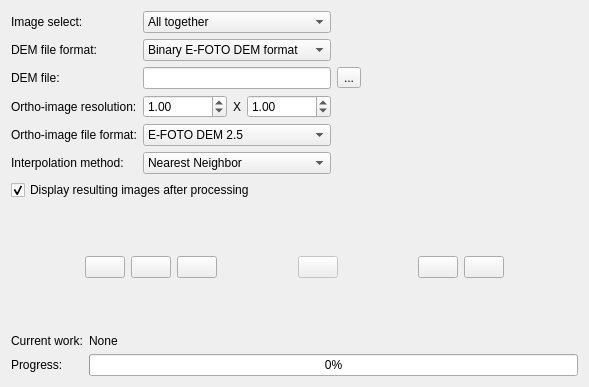
<?xml version="1.0" encoding="UTF-8"?>
<ui version="4.0">
 <class>OrthoForm</class>
 <widget class="QWidget" name="OrthoForm">
  <property name="geometry">
   <rect>
    <x>0</x>
    <y>0</y>
    <width>589</width>
    <height>387</height>
   </rect>
  </property>
  <property name="windowTitle">
   <string>Ortho-rectification</string>
  </property>
  <property name="windowIcon">
   <iconset resource="../resource/resource.qrc">
    <normaloff>:/icon/WindowIcon.png</normaloff>:/icon/WindowIcon.png</iconset>
  </property>
  <layout class="QGridLayout" name="gridLayout_2">
   <item row="0" column="0">
    <layout class="QGridLayout" name="gridLayout_3">
     <item row="0" column="0">
      <widget class="QLabel" name="label">
       <property name="text">
        <string>Image select:</string>
       </property>
      </widget>
     </item>
     <item row="0" column="1">
      <widget class="QComboBox" name="comboBox">
       <item>
        <property name="text">
         <string>All together</string>
        </property>
       </item>
       <item>
        <property name="text">
         <string>All individually</string>
        </property>
       </item>
      </widget>
     </item>
     <item row="0" column="2">
      <spacer name="horizontalSpacer">
       <property name="orientation">
        <enum>Qt::Horizontal</enum>
       </property>
       <property name="sizeHint" stdset="0">
        <size>
         <width>40</width>
         <height>20</height>
        </size>
       </property>
      </spacer>
     </item>
     <item row="1" column="0">
      <widget class="QLabel" name="label_30">
       <property name="text">
        <string>DEM file format:</string>
       </property>
      </widget>
     </item>
     <item row="1" column="1">
      <widget class="QComboBox" name="comboBox2">
       <property name="currentIndex">
        <number>0</number>
       </property>
       <item>
        <property name="text">
         <string>Binary E-FOTO DEM format</string>
        </property>
       </item>
       <item>
        <property name="text">
         <string>ASCII 3D points</string>
        </property>
       </item>
      </widget>
     </item>
     <item row="1" column="2">
      <spacer name="horizontalSpacer_2">
       <property name="orientation">
        <enum>Qt::Horizontal</enum>
       </property>
       <property name="sizeHint" stdset="0">
        <size>
         <width>40</width>
         <height>20</height>
        </size>
       </property>
      </spacer>
     </item>
     <item row="2" column="0">
      <widget class="QLabel" name="label_2">
       <property name="text">
        <string>DEM file:</string>
       </property>
      </widget>
     </item>
     <item row="2" column="1">
      <widget class="QLineEdit" name="lineEdit">
       <property name="readOnly">
        <bool>true</bool>
       </property>
      </widget>
     </item>
     <item row="2" column="2">
      <widget class="QToolButton" name="loadDemButton">
       <property name="toolTip">
        <string>Load DEM</string>
       </property>
       <property name="text">
        <string>...</string>
       </property>
      </widget>
     </item>
     <item row="2" column="3">
      <spacer name="horizontalSpacer_3">
       <property name="orientation">
        <enum>Qt::Horizontal</enum>
       </property>
       <property name="sizeHint" stdset="0">
        <size>
         <width>40</width>
         <height>20</height>
        </size>
       </property>
      </spacer>
     </item>
     <item row="3" column="0">
      <widget class="QLabel" name="label_4">
       <property name="text">
        <string>Ortho-image resolution:</string>
       </property>
      </widget>
     </item>
     <item row="3" column="1">
      <layout class="QHBoxLayout" name="horizontalLayout">
       <item>
        <widget class="QDoubleSpinBox" name="doubleSpinBox1">
         <property name="minimum">
          <double>0.010000000000000</double>
         </property>
         <property name="maximum">
          <double>1000000.000000000000000</double>
         </property>
         <property name="value">
          <double>1.000000000000000</double>
         </property>
        </widget>
       </item>
       <item>
        <widget class="QLabel" name="label_5">
         <property name="text">
          <string>X</string>
         </property>
         <property name="alignment">
          <set>Qt::AlignCenter</set>
         </property>
        </widget>
       </item>
       <item>
        <widget class="QDoubleSpinBox" name="doubleSpinBox2">
         <property name="minimum">
          <double>0.010000000000000</double>
         </property>
         <property name="maximum">
          <double>1000000.000000000000000</double>
         </property>
         <property name="value">
          <double>1.000000000000000</double>
         </property>
        </widget>
       </item>
      </layout>
     </item>
     <item row="3" column="2">
      <spacer name="horizontalSpacer_7">
       <property name="orientation">
        <enum>Qt::Horizontal</enum>
       </property>
       <property name="sizeHint" stdset="0">
        <size>
         <width>40</width>
         <height>20</height>
        </size>
       </property>
      </spacer>
     </item>
     <item row="4" column="0">
      <widget class="QLabel" name="label_6">
       <property name="text">
        <string>Ortho-image file format:</string>
       </property>
      </widget>
     </item>
     <item row="4" column="1">
      <widget class="QComboBox" name="comboBox3">
       <item>
        <property name="text">
         <string>E-FOTO DEM 2.5</string>
        </property>
       </item>
      </widget>
     </item>
     <item row="4" column="2">
      <spacer name="horizontalSpacer_8">
       <property name="orientation">
        <enum>Qt::Horizontal</enum>
       </property>
       <property name="sizeHint" stdset="0">
        <size>
         <width>40</width>
         <height>20</height>
        </size>
       </property>
      </spacer>
     </item>
     <item row="5" column="0">
      <widget class="QLabel" name="label_8">
       <property name="text">
        <string>Interpolation method:</string>
       </property>
      </widget>
     </item>
     <item row="5" column="1">
      <widget class="QComboBox" name="comboBox4">
       <item>
        <property name="text">
         <string>Nearest Neighbor</string>
        </property>
       </item>
       <item>
        <property name="text">
         <string>Bilinear</string>
        </property>
       </item>
       <item>
        <property name="text">
         <string>Bicubic</string>
        </property>
       </item>
       <item>
        <property name="text">
         <string>Lagrange</string>
        </property>
       </item>
      </widget>
     </item>
     <item row="5" column="2">
      <spacer name="horizontalSpacer_9">
       <property name="orientation">
        <enum>Qt::Horizontal</enum>
       </property>
       <property name="sizeHint" stdset="0">
        <size>
         <width>40</width>
         <height>20</height>
        </size>
       </property>
      </spacer>
     </item>
    </layout>
   </item>
   <item row="1" column="0">
    <widget class="QCheckBox" name="checkBox">
     <property name="text">
      <string>Display resulting images after processing</string>
     </property>
     <property name="checked">
      <bool>true</bool>
     </property>
    </widget>
   </item>
   <item row="2" column="0">
    <spacer name="verticalSpacer">
     <property name="orientation">
      <enum>Qt::Vertical</enum>
     </property>
     <property name="sizeHint" stdset="0">
      <size>
       <width>566</width>
       <height>11</height>
      </size>
     </property>
    </spacer>
   </item>
   <item row="3" column="0">
    <layout class="QHBoxLayout" name="horizontalLayout_2">
     <item>
      <spacer name="horizontalSpacer_5">
       <property name="orientation">
        <enum>Qt::Horizontal</enum>
       </property>
       <property name="sizeHint" stdset="0">
        <size>
         <width>40</width>
         <height>20</height>
        </size>
       </property>
      </spacer>
     </item>
     <item>
      <widget class="QPushButton" name="orthoButton">
       <property name="toolTip">
        <string>Run ortho-rectification</string>
       </property>
       <property name="text">
        <string/>
       </property>
       <property name="icon">
        <iconset resource="../resource/resource.qrc">
         <normaloff>:/icon/ortho.png</normaloff>:/icon/ortho.png</iconset>
       </property>
       <property name="iconSize">
        <size>
         <width>30</width>
         <height>30</height>
        </size>
       </property>
      </widget>
     </item>
     <item>
      <widget class="QPushButton" name="orthoButtonGeoTiff">
       <property name="toolTip">
        <string>Run ortho-rectification and saving in GeoTIFF format</string>
       </property>
       <property name="text">
        <string/>
       </property>
       <property name="icon">
        <iconset resource="../resource/resource.qrc">
         <normaloff>:/icon/orthoTiff.png</normaloff>:/icon/orthoTiff.png</iconset>
       </property>
       <property name="iconSize">
        <size>
         <width>30</width>
         <height>30</height>
        </size>
       </property>
      </widget>
     </item>
     <item>
      <widget class="QPushButton" name="loadButton">
       <property name="toolTip">
        <string>Load ortho-rectification</string>
       </property>
       <property name="text">
        <string/>
       </property>
       <property name="icon">
        <iconset resource="../resource/resource.qrc">
         <normaloff>:/icon/fileopen.png</normaloff>:/icon/fileopen.png</iconset>
       </property>
       <property name="iconSize">
        <size>
         <width>30</width>
         <height>30</height>
        </size>
       </property>
      </widget>
     </item>
     <item>
      <spacer name="horizontalSpacer_4">
       <property name="orientation">
        <enum>Qt::Horizontal</enum>
       </property>
       <property name="sizeHint" stdset="0">
        <size>
         <width>40</width>
         <height>20</height>
        </size>
       </property>
      </spacer>
     </item>
     <item>
      <widget class="QPushButton" name="orthoQualityButton">
       <property name="enabled">
        <bool>false</bool>
       </property>
       <property name="toolTip">
        <string>Open Ortho-image Quality Tool</string>
       </property>
       <property name="text">
        <string/>
       </property>
       <property name="icon">
        <iconset resource="../resource/resource.qrc">
         <normaloff>:/icon/markIcon.png</normaloff>:/icon/markIcon.png</iconset>
       </property>
       <property name="iconSize">
        <size>
         <width>30</width>
         <height>30</height>
        </size>
       </property>
      </widget>
     </item>
     <item>
      <spacer name="horizontalSpacer_10">
       <property name="orientation">
        <enum>Qt::Horizontal</enum>
       </property>
       <property name="sizeHint" stdset="0">
        <size>
         <width>40</width>
         <height>20</height>
        </size>
       </property>
      </spacer>
     </item>
     <item>
      <widget class="QPushButton" name="abortButton">
       <property name="toolTip">
        <string>Abort current operation</string>
       </property>
       <property name="text">
        <string/>
       </property>
       <property name="icon">
        <iconset resource="../resource/resource.qrc">
         <normaloff>:/icon/abort.png</normaloff>:/icon/abort.png</iconset>
       </property>
       <property name="iconSize">
        <size>
         <width>30</width>
         <height>30</height>
        </size>
       </property>
      </widget>
     </item>
     <item>
      <widget class="QPushButton" name="doneButton">
       <property name="toolTip">
        <string>Exit / done</string>
       </property>
       <property name="text">
        <string/>
       </property>
       <property name="icon">
        <iconset resource="../resource/resource.qrc">
         <normaloff>:/icon/done.png</normaloff>:/icon/done.png</iconset>
       </property>
       <property name="iconSize">
        <size>
         <width>30</width>
         <height>30</height>
        </size>
       </property>
      </widget>
     </item>
     <item>
      <spacer name="horizontalSpacer_6">
       <property name="orientation">
        <enum>Qt::Horizontal</enum>
       </property>
       <property name="sizeHint" stdset="0">
        <size>
         <width>40</width>
         <height>20</height>
        </size>
       </property>
      </spacer>
     </item>
    </layout>
   </item>
   <item row="4" column="0">
    <spacer name="verticalSpacer_2">
     <property name="orientation">
      <enum>Qt::Vertical</enum>
     </property>
     <property name="sizeHint" stdset="0">
      <size>
       <width>20</width>
       <height>17</height>
      </size>
     </property>
    </spacer>
   </item>
   <item row="5" column="0">
    <layout class="QGridLayout" name="gridLayout">
     <item row="0" column="0">
      <widget class="QLabel" name="label_7">
       <property name="text">
        <string>Current work:</string>
       </property>
      </widget>
     </item>
     <item row="0" column="1">
      <widget class="QLabel" name="workLabel">
       <property name="text">
        <string>None</string>
       </property>
      </widget>
     </item>
     <item row="1" column="0">
      <widget class="QLabel" name="label_3">
       <property name="text">
        <string>Progress:</string>
       </property>
      </widget>
     </item>
     <item row="1" column="1">
      <widget class="QProgressBar" name="progressBar">
       <property name="value">
        <number>0</number>
       </property>
      </widget>
     </item>
    </layout>
   </item>
  </layout>
 </widget>
 <tabstops>
  <tabstop>comboBox</tabstop>
  <tabstop>comboBox2</tabstop>
  <tabstop>lineEdit</tabstop>
  <tabstop>loadDemButton</tabstop>
  <tabstop>doubleSpinBox1</tabstop>
  <tabstop>doubleSpinBox2</tabstop>
  <tabstop>comboBox3</tabstop>
  <tabstop>orthoButton</tabstop>
  <tabstop>abortButton</tabstop>
  <tabstop>doneButton</tabstop>
 </tabstops>
 <resources>
  <include location="../resource/resource.qrc"/>
 </resources>
 <connections/>
</ui>
